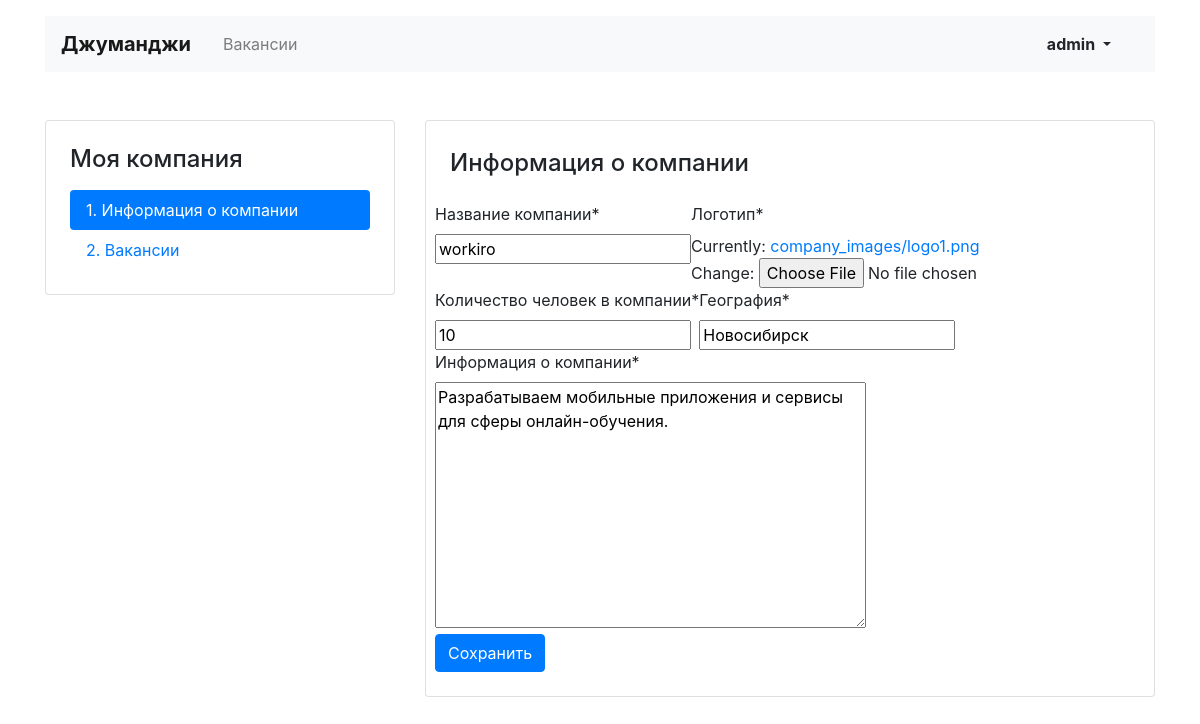
/mycompany/ (signed in), run on the app's committed database.
### JobforJunes/models.py (models this page shows)
class Company(models.Model):
    name = models.CharField(max_length=30)
    location = models.CharField(max_length=30)
    logo = models.ImageField(upload_to='company_images')
    description = models.TextField()
    employee_count = models.IntegerField()
    owner=models.OneToOneField(get_user_model(), null=True, on_delete=models.CASCADE, related_name='company')

### JobforJunes/views/my_company.py (the view, shortened to what this page needs)
# urls.py: path('mycompany/', MyCompany.as_view(), name='my_company'),
class MyCompany(LoginRequiredMixin,View):
    login_url = 'login'
    def get(self, request):
        try:
            company=request.user.company
            form=MyCompanyForm(instance=company)
        except ObjectDoesNotExist:
            raise Http404
        return render(request, 'my_company.html', {'form':form})

### JobforJunes/forms.py
class MyCompanyForm(forms.ModelForm):
    class Meta:
        model = Company
        exclude = ('owner',)
        labels = {
            'name': 'Название компании',
            'logo': 'Логотип',
            'location': 'География',
            'description': 'Информация о компании',
            'employee_count': 'Количество человек в компании'
        }
    def __init__(self, *args, **kwargs):
        super().__init__(*args, **kwargs)
        self.helper = FormHelper()
        self.helper.layout = Layout(
            Row(
                Column('name', ),
                Column('logo', ),
            ),
            Row(
                Column('employee_count', ),
                Column('location', ),
            ),
            Row(
                Column('description', ),
            ),
            Row(
                Column(Submit('submit', 'Сохранить')),
            ),
        )

### templates/my_company.html (shortened to what this page needs)
{% extends 'base.html' %}
{%block project%}
{% load crispy_forms_tags %}
  <main class="container mt-3 pb-5">
    <div class="row mt-5">
      <div class="col-12 col-lg-4">
        <aside class="pt-3 pb-4 px-4 mb-5 card">
          <h1 class="h4 pt-2 pb-2">Моя компания</h1>
          <div class="nav flex-column nav-pills">
            <a class="nav-link active" href={% url 'my_company' %}>1. Информация о&nbsp;компании</a>
            <a class="nav-link" href="{% url "my_vacancies" %}">2. Вакансии</a>
          </div>
        </aside>
      </div>
      <div class="col-12 col-lg-8">
        <div class="card">
          <div class="card-body px-4 pb-4">
            <section class="tab-pane fade show active">
              <h2 class="h4 pt-2 pb-3">Информация о&nbsp;компании</h2>
              {% crispy form %}
            </section>
          </div>
        </div>
      </div>
    </div>
  </main>
{% endblock %}

### templates/base.html (shortened to what this page needs)
<!DOCTYPE html>
<html lang="ru">
<head>
  <link rel="stylesheet" href="https://stackpath.bootstrapcdn.com/bootstrap/4.3.1/css/bootstrap.min.css">
</head>
<body>
  <header class="container mt-3">
    <nav class="navbar navbar-expand-lg navbar-light bg-light">
      <a class="navbar-brand mr-4 font-weight-bold" href={% url 'main' %}>Джуманджи</a>
      <div class="collapse navbar-collapse justify-content-between" id="navbarNav">
        <ul class="navbar-nav col-10">
          <li class="nav-item">
          <li {% if url == 'vacancies' %} class="nav-item active" {% endif %}>
              <a class="nav-link" href={% url 'vacancies' %}>Вакансии</a>
          </li>
       </ul>
          {% if request.user.is_anonymous  %}
        <ul class="navbar-nav col-2 justify-content-end">
          <li class="nav-item active">
            <a href={% url 'login' %} class="nav-link font-weight-bold">Вход</a>
          </li>
        </ul>
      </div>
    </nav>
        </ul>
   </div>
      {% else %}
          <ul class="navbar-nav col-2 justify-content-end">
          <li class="nav-item active">
            <div class="btn-group">
              <button type="button" class="btn dropdown-toggle font-weight-bold" data-toggle="dropdown" aria-haspopup="true" aria-expanded="false">
                {{request.user.username}}
              </button>
            </div>
          </li>
        </ul>
    {% endif %}
  </header>
{%block project%} {%endblock%}
<body>
</body>
</html>

### data on the page
Company: name "workiro", employee_count "10", location "Новосибирск", description "Разрабатываем мобильные приложения и сервисы для сферы онлайн-обучения."

### other printed values
{{ request.user.username }} "admin"
